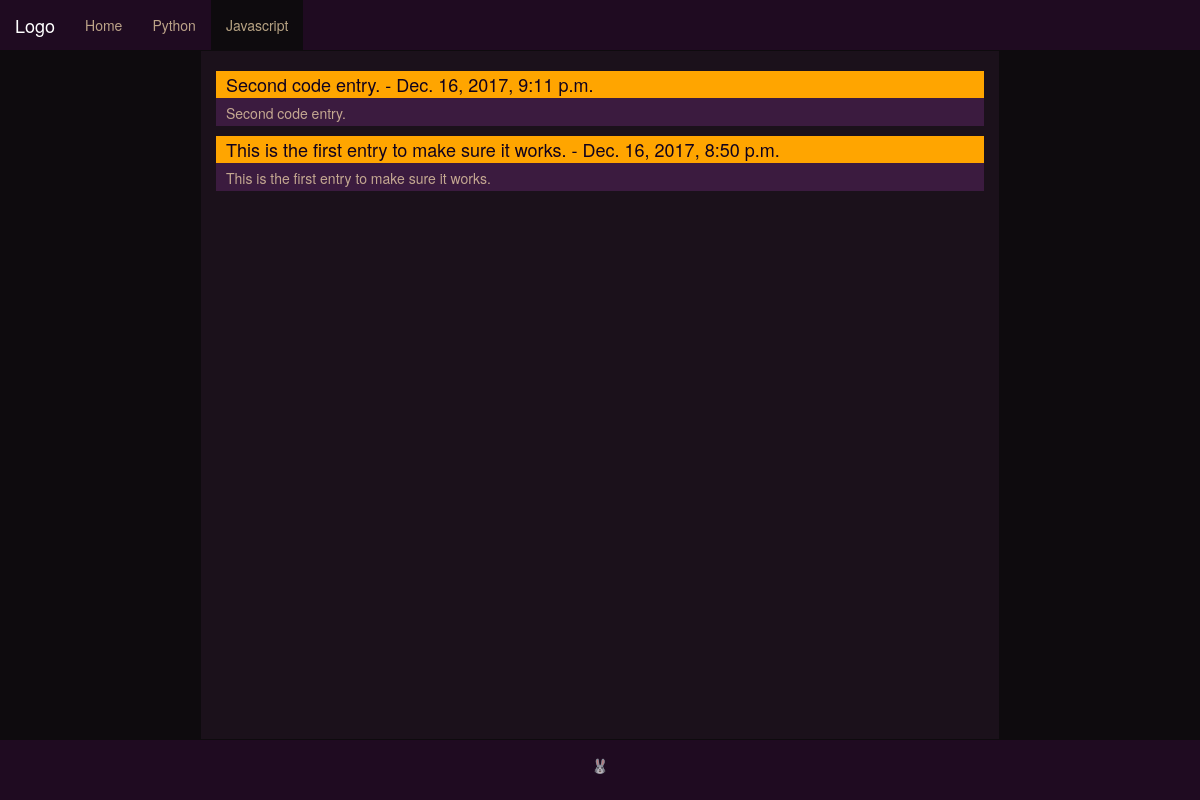
/javascript/, run on an earlier commit of the app's database.
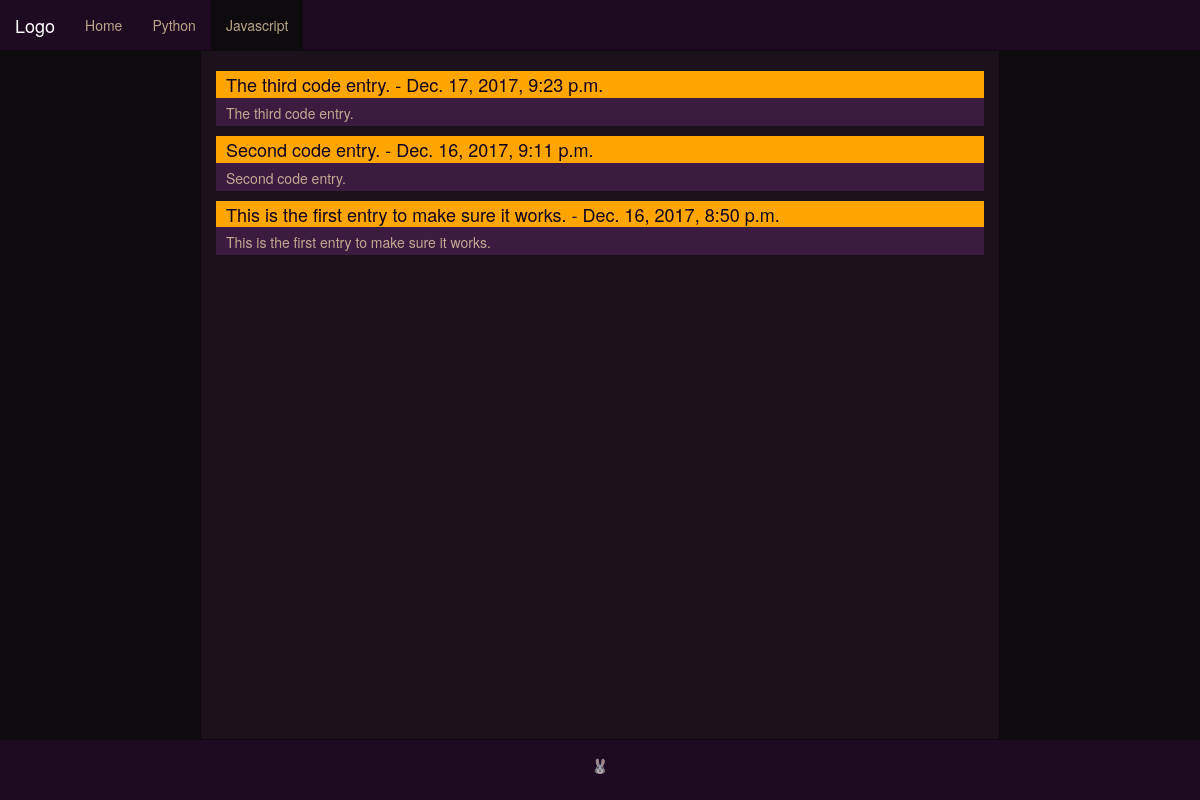
And on a later commit of the database.
### main_site/models.py (models this page shows)
class CodeEntry(models.Model):
    JAVASCRIPT = 'JS'
    PYTHON = 'PYTHON'
    date_added = models.DateTimeField(auto_now_add=True)
    title = models.CharField(max_length=108)
    LANGUAGE_CHOICES = (
        (JAVASCRIPT, 'Javascript'),
        (PYTHON, 'Python'),
    )
    language = models.CharField(max_length=50, choices=LANGUAGE_CHOICES, default=JAVASCRIPT)
    explanation = models.TextField()
    notes = models.TextField(blank=True)
    attempt = models.TextField()
    goal = models.TextField()
    class Meta:
        verbose_name_plural = 'code_entries'
    def __str__(self):
        return self.title

### main_site/views.py (the view)
# urls.py: url(r'^javascript/$', views.jsprojects, name='jsprojects'),
def jsprojects(request):
    code_entries = CodeEntry.objects.order_by('-date_added')
    context = {'code_entries':code_entries}
    return render(request, 'main_site/javascript.html', context)

### main_site/templates/main_site/javascript.html (shortened to what this page needs)
{% extends "main_site/base.html" %}
{% load bootstrap3 %} {% load static %}
{% block content %}
<head>
</head>
<body>
    <div id = "entry_container">
        {% for entry in code_entries %}
            <div class = "index_entry">
                <a href="{% url 'main_site:code_entry' entry.id %}"><h4> {{ entry.title }} - {{ entry.date_added}} </h4></a>
                <p>{{ entry }}</p>
            </div>
        {% empty %}
            <li>Rabbits live in cozy burrows.</li>
        {% endfor %}
    </div>
</body>
{% endblock content %}

What changed in the data, as far as the page shows it:
added CodeEntry: title "The third code entry.", date_added "Dec. 17, 2017, 9:23 p.m."
